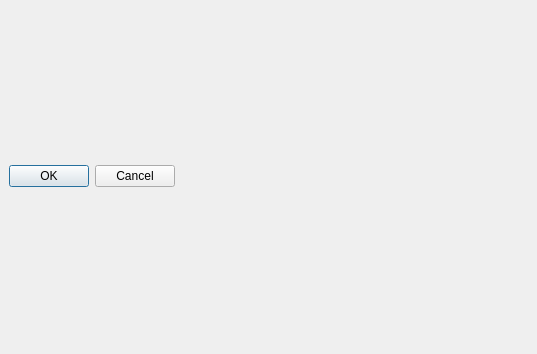
<?xml version="1.0" encoding="UTF-8"?>
<ui version="4.0">
 <class>ShortcutDialog</class>
 <widget class="QDialog" name="ShortcutDialog">
  <property name="geometry">
   <rect>
    <x>0</x>
    <y>0</y>
    <width>537</width>
    <height>354</height>
   </rect>
  </property>
  <property name="windowTitle">
   <string>Dialog</string>
  </property>
  <widget class="QDialogButtonBox" name="buttonBox">
   <property name="geometry">
    <rect>
     <x>9</x>
     <y>164</y>
     <width>166</width>
     <height>25</height>
    </rect>
   </property>
   <property name="orientation">
    <enum>Qt::Horizontal</enum>
   </property>
   <property name="standardButtons">
    <set>QDialogButtonBox::Cancel|QDialogButtonBox::Ok</set>
   </property>
  </widget>
 </widget>
 <resources/>
 <connections>
  <connection>
   <sender>buttonBox</sender>
   <signal>accepted()</signal>
   <receiver>ShortcutDialog</receiver>
   <slot>accept()</slot>
   <hints>
    <hint type="sourcelabel">
     <x>248</x>
     <y>254</y>
    </hint>
    <hint type="destinationlabel">
     <x>157</x>
     <y>274</y>
    </hint>
   </hints>
  </connection>
  <connection>
   <sender>buttonBox</sender>
   <signal>rejected()</signal>
   <receiver>ShortcutDialog</receiver>
   <slot>reject()</slot>
   <hints>
    <hint type="sourcelabel">
     <x>316</x>
     <y>260</y>
    </hint>
    <hint type="destinationlabel">
     <x>286</x>
     <y>274</y>
    </hint>
   </hints>
  </connection>
 </connections>
</ui>
